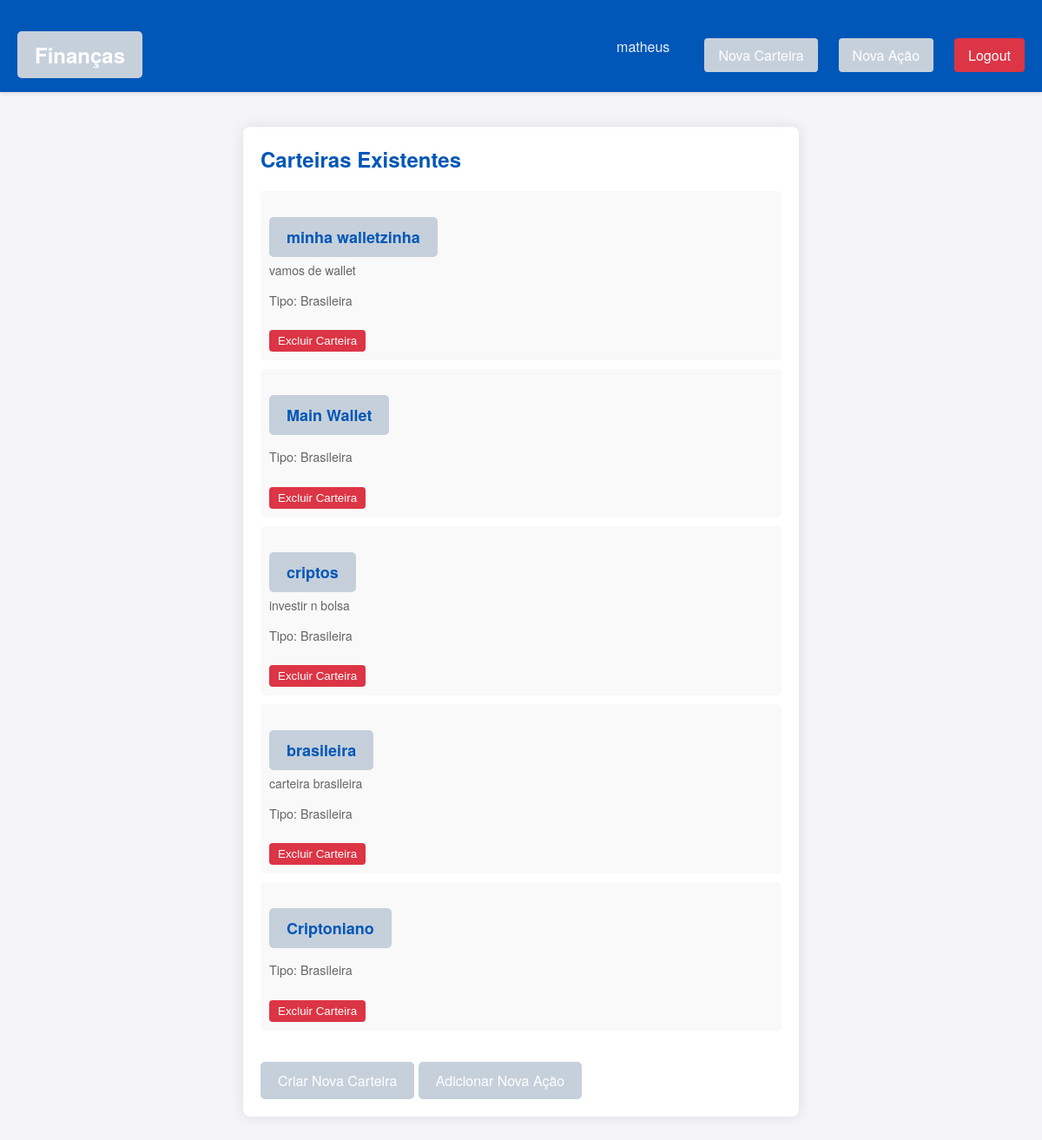
The page /wallet/ (signed in) on the database its author committed.
### wallet/models.py (models this page shows, shortened)
class Wallet(models.Model):
    user = models.ForeignKey(User, on_delete=models.CASCADE)
    name = models.CharField(max_length=100, default="Main Wallet")
    description = models.TextField(null=True, blank=True)
    created_at = models.DateTimeField(auto_now_add=True)
    updated_at = models.DateTimeField(auto_now=True)
    type = models.CharField(max_length=20, choices=WalletType.choices, default=WalletType.BRASILEIRA)

### wallet/views.py (the view)
# urls.py: path('', include('wallet.urls'))
@login_required
def wallet(request):
    wallets = Wallet.objects.filter(user=request.user)
    context = {'wallets': wallets}
    return render(request, 'wallet/home.html', context)

### templates/wallet/home.html (shortened to what this page needs)
{% extends 'base.html' %}
{% block content %}
<main>
    <section class="wallet-list">
        <h2>Carteiras Existentes</h2>
        <ul>
            {% for wallet in wallets %}
            <li>
                <div>
                    <a href="{% url 'wallet_management' %}?wallet_id={{ wallet.id }}" class="btn-wallet">{{ wallet.name }}</a>
                    <p class="wallet-desc">{{ wallet.description }}</p>
                    <p class="wallet-type">Tipo: {{ wallet.get_type_display }}</p>
                    <form method="POST" action="{% url 'delete_wallet' %}" style="display: inline;">
                        <button type="submit" class="btn-delete" onclick="return confirm('Tem certeza que deseja excluir esta carteira?')">Excluir Carteira</button>
                    </form>
                </div>
            </li>
            {% endfor %}
        </ul>
        <a href="{% url 'create_wallet' %}">Criar Nova Carteira</a>
        {% if user.is_superuser %}
        <a href="{% url 'add_stock' %}">Adicionar Nova Ação</a>
        {% endif %}
    </section>
</main>
{% endblock %}

### templates/partials/_header.html
<header class="main-header">
    <div class="header-container">
        <div class="logo">
            <a href="{% url 'home' %}">Finanças</a>
        </div>
        <nav class="nav-menu">
            {% if user.is_authenticated %}
                <span class="username">{{ user.username }}</span>
                <a href="{% url 'create_wallet' %}" class="nav-link">Nova Carteira</a>
                <a href="{% url 'add_stock' %}" class="nav-link">Nova Ação</a>
                <a href="{% url 'logout' %}" class="nav-link logout">Logout</a>
            {% else %}
                <a href="{% url 'login' %}" class="nav-link">Login</a>
                <a href="{% url 'register' %}" class="nav-link">Registro</a>
            {% endif %}
        </nav>
    </div>
</header>

### static/css/base.css (style rules this page uses)
body { font-family: 'Helvetica Neue', Arial, sans-serif; background-color: #f4f4f9; color: #333; margin: 0; padding: 0; }
header { text-align: center; padding: 20px; background-color: #0057b7; color: #fff; box-shadow: 0 2px 4px rgba(0, 0, 0, 0.1); }
main { display: flex; justify-content: center; padding: 40px 20px; }
section { background: #fff; padding: 20px; border-radius: 8px; box-shadow: 0 0 15px rgba(0, 0, 0, 0.1); width: 100%; max-width: 600px; text-align: left; }
section h2 { margin-top: 0; font-size: 24px; color: #0057b7; }
ul { list-style: none; padding: 0; }
li { margin: 10px 0; padding: 10px; background: #f9f9f9; border-radius: 5px; display: flex; justify-content: space-between; align-items: center; transition: background 0.3s; }
a.btn-wallet { font-size: 18px; color: #0057b7; text-decoration: none; font-weight: bold; }
p.wallet-desc { font-size: 14px; color: #666; margin-top: 5px; }
a { display: inline-block; margin-top: 20px; padding: 10px 20px; background-color: #c6d0db; color: #fff; text-decoration: none; border-radius: 5px; transition: background 0.3s; }
button { background-color: #0057b7; color: white; padding: 10px 20px; border: none; border-radius: 4px; cursor: pointer; }
.main-header { background-color: #0057b7; color: white; padding: 1rem 0; box-shadow: 0 2px 4px rgba(0, 0, 0, 0.1); }
.header-container { max-width: 1200px; margin: 0 auto; padding: 0 20px; display: flex; justify-content: space-between; align-items: center; }
.logo a { color: white; text-decoration: none; font-size: 1.5rem; font-weight: bold; }
.nav-menu { display: flex; align-items: center; gap: 1.5rem; }
.nav-link { color: white; text-decoration: none; padding: 0.5rem 1rem; border-radius: 4px; transition: background-color 0.3s; }
.nav-link.logout { background-color: #dc3545; }
.username { color: rgba(255, 255, 255, 0.9); margin-right: 1rem; }
.btn-delete { background-color: #dc3545; color: white; padding: 5px 10px; border: none; border-radius: 4px; cursor: pointer; margin-top: 10px; }
.wallet-type { color: #666; font-size: 0.9em; margin-top: 5px; }

### rows shown on the page
Wallet: name "minha walletzinha", description "vamos de wallet", type "Brasileira"
Wallet: name "Main Wallet", type "Brasileira"
Wallet: name "criptos", description "investir n bolsa", type "Brasileira"
Wallet: name "brasileira", description "carteira brasileira", type "Brasileira"
Wallet: name "Criptoniano", type "Brasileira"

### other values the page prints
{{ user.username }} "matheus"
